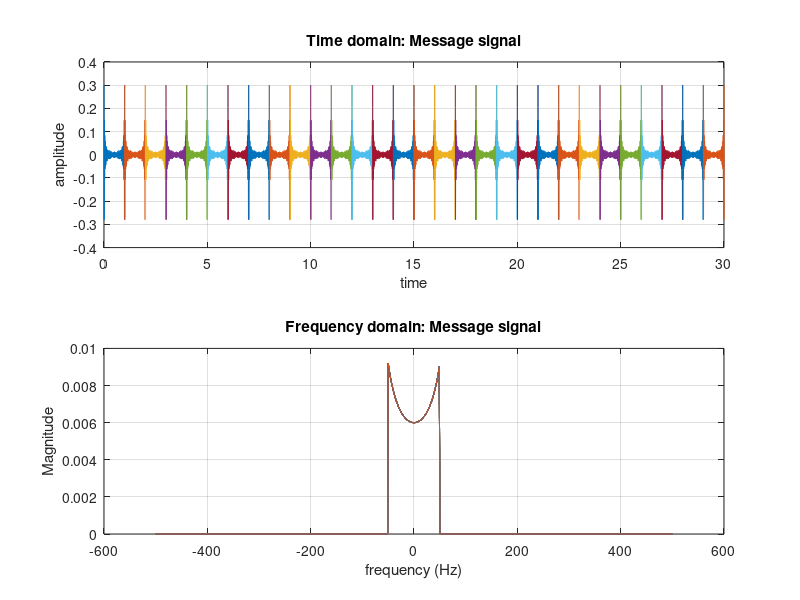

Write MATLAB code to recreate this figure.
clear
close all
duration_signal = 30;
A = 1;
last_digit_id = 3;
f1 = randi([10,100]);
f2 = randi([10,100]);

for T = 0:(duration_signal - 1)  % Duration 30 seconds with interval of 1 sec.
    if (T == 0)
        disp('Transmission Started')
        disp(T)
    elseif(T == duration_signal - 1)
        disp('Transmission ends: see the final result')
        disp(T)
    else
        disp('Transmission in progress: please wait')
        disp(T)
    end
    
    freq_max = 100;             % Max possible frequency content goes here.
    fs = 10*freq_max;
    ts = 1/fs;
    t_start = 0;
    t_stop = 1;
    t = t_start:ts:t_stop;
    
    message_t = last_digit_id*cos(2*pi*f1*t) + last_digit_id*cos(2*pi*f2*t);  
    N = length(message_t);
    message_f = fftshift(abs(fft(message_t, N)/fs));
    
    freqaxis = linspace(-fs/2, fs/2, N);
    
    B = 50;
    channel_t = 2*B*sinc(2*B*(t - (t_start + t_stop)/2));
    % channel_f = fftshift(abs(fft(channel_t, N)/fs));
    channel_f = rectpuls(freqaxis, 2*B);
    % Either of the two channel_f definitions can be used, the results
    % would be identical. 
    
    output_f = message_f.*channel_f;
    output_t = conv(message_t,channel_t,'same')/fs;
    
    figure(1)
    hold all  % Keeps the previous plots and everytime changes the color
    
    subplot(2,1,1)
    plot(t + T, output_t)
    title('Time domain: Message signal')
    xlabel('time')
    ylabel('amplitude')
    grid on
    % axis([0  inf -5 5])   % First two are limits for x-axis, the other two are limits for y-axis: observe why 0 inf , and -5 5 are used here.
    hold on     % Keeps the previous plots 
    
    subplot(2,1,2)
    plot(freqaxis,output_f)
    title('Frequency domain: Message signal')
    xlabel('frequency (Hz)')
    ylabel('Magnitude')
    grid on
    hold on
    % axis([-100 100 0 inf])  % First two are limits for x-axis, the other two are limits for y-axis: observe why -inf inf , and 0 3 are used here. 
     
    % pause(2)  % Pauses for 2 seconds and then go for next loop increment.
end

hold off
